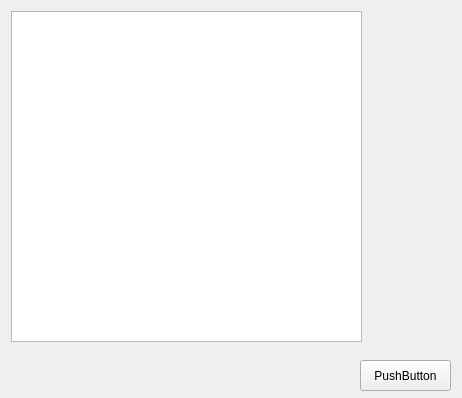
<?xml version="1.0" encoding="UTF-8"?>
<ui version="4.0">
 <class>administrator</class>
 <widget class="QWidget" name="administrator">
  <property name="geometry">
   <rect>
    <x>0</x>
    <y>0</y>
    <width>462</width>
    <height>398</height>
   </rect>
  </property>
  <property name="windowTitle">
   <string>Form</string>
  </property>
  <widget class="QPushButton" name="statusNewer">
   <property name="geometry">
    <rect>
     <x>529</x>
     <y>489</y>
     <width>91</width>
     <height>31</height>
    </rect>
   </property>
   <property name="text">
    <string>PushButton</string>
   </property>
  </widget>
  <widget class="QPushButton" name="statusNewer_2">
   <property name="geometry">
    <rect>
     <x>360</x>
     <y>360</y>
     <width>91</width>
     <height>31</height>
    </rect>
   </property>
   <property name="text">
    <string>PushButton</string>
   </property>
  </widget>
  <widget class="QListWidget" name="listWidget">
   <property name="geometry">
    <rect>
     <x>11</x>
     <y>11</y>
     <width>351</width>
     <height>331</height>
    </rect>
   </property>
  </widget>
 </widget>
 <resources/>
 <connections/>
</ui>
